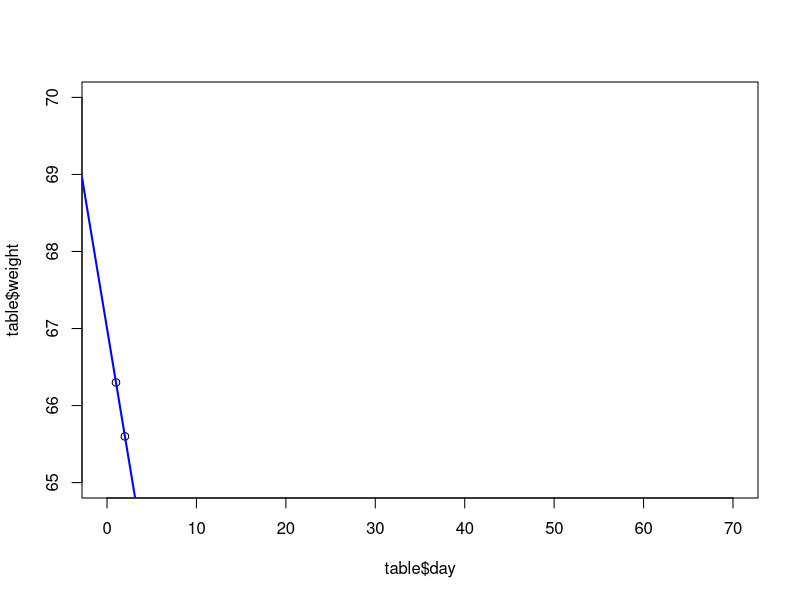
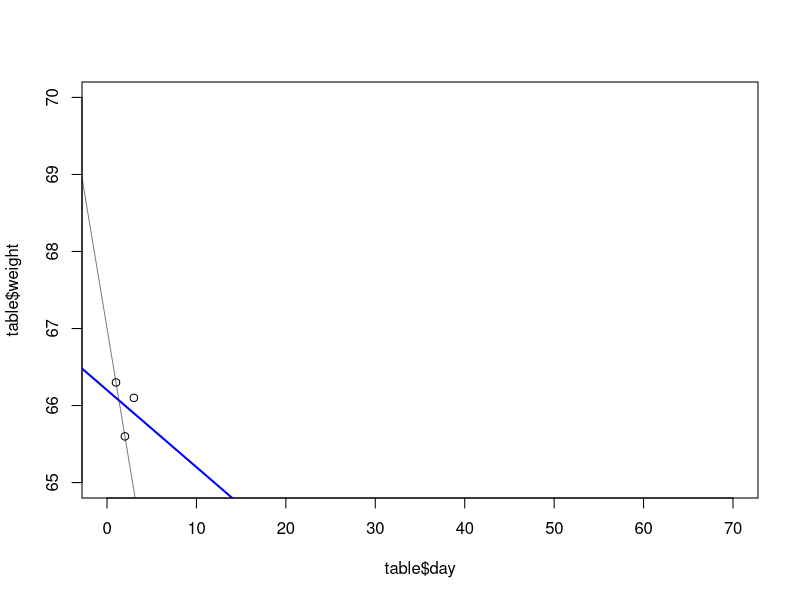
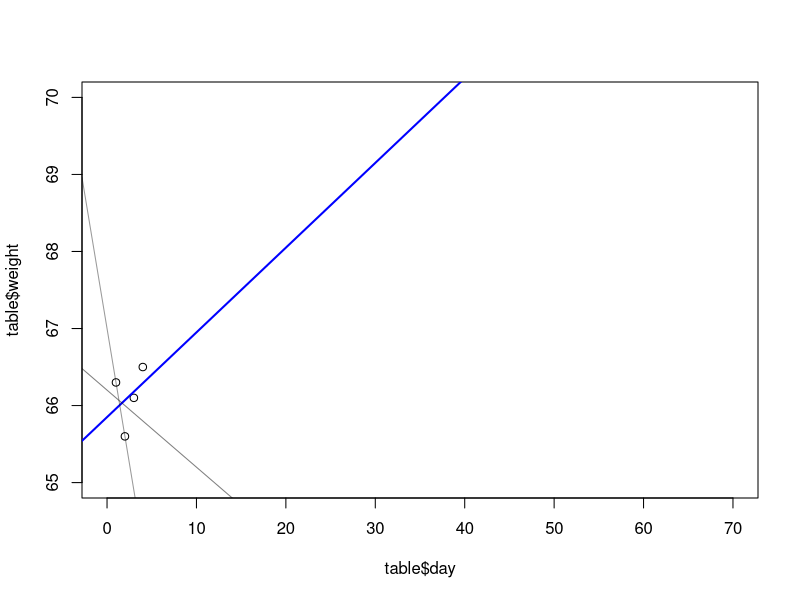
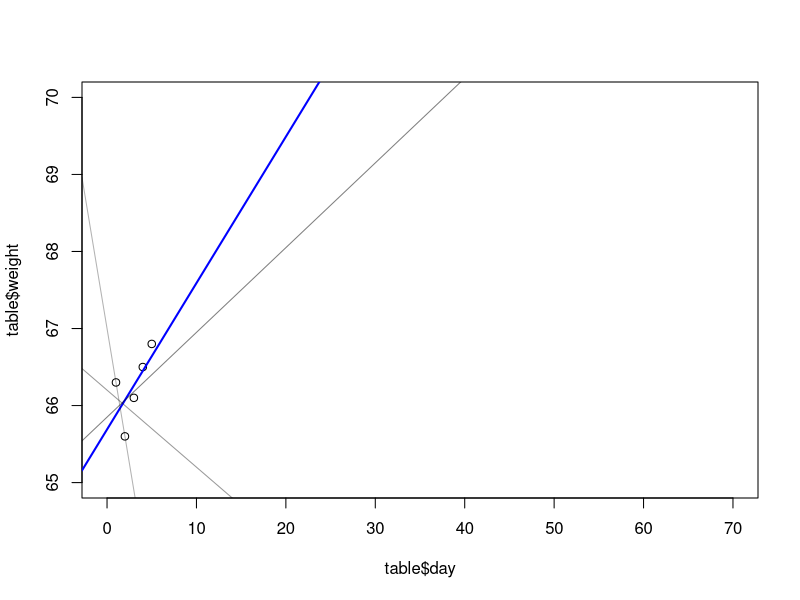
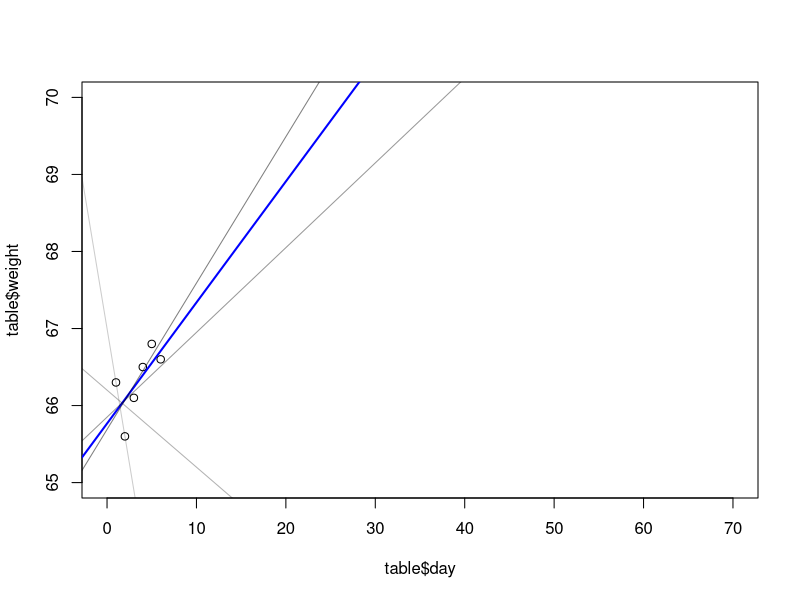
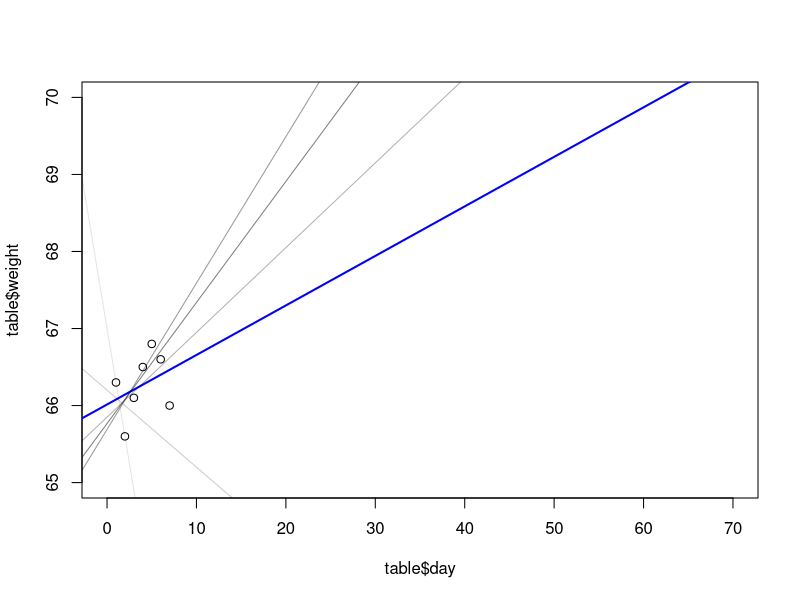
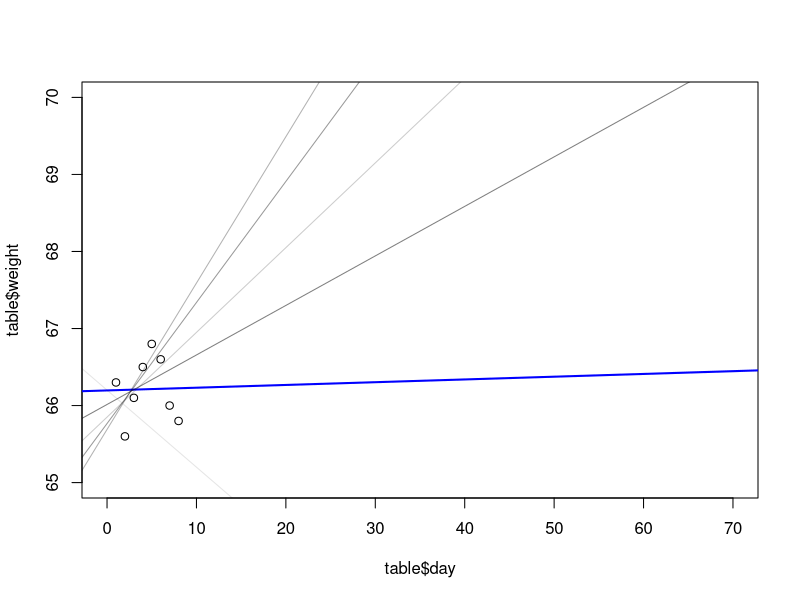
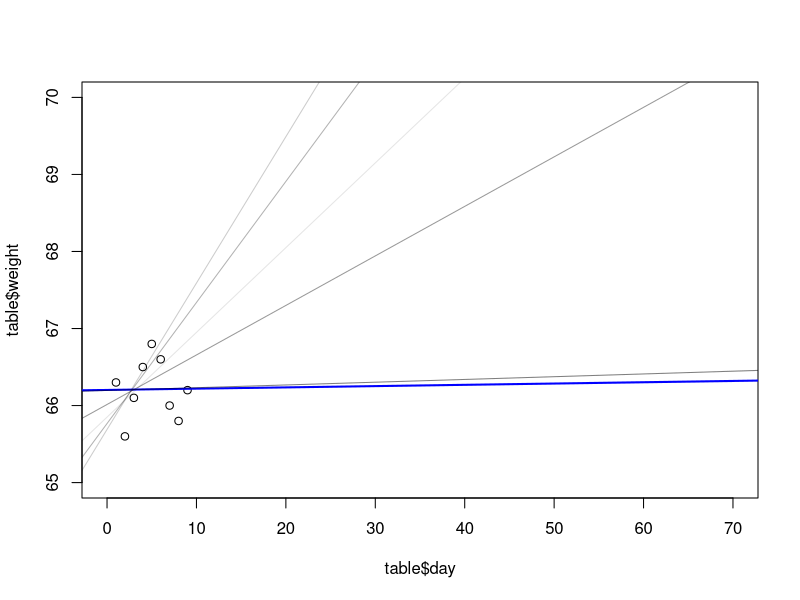

These charts were generated, in order, by the following R code:
getCoefficient = function(weightTable) {
  cor(x   = weightTable$day,
      y   = weightTable$weight,
      use = "complete.obs")
}

printPlotWithRegression = function(table) {
  relation = lm(table$weight ~ table$day)
  
  plot(x    = table$day,
       y    = table$weight,
       xlim = c(0, 70),
       ylim = c(65, 70))
  
  abline(relation, col="blue", lwd=2)
}

addPreviousRegression = function(table, rows) {
  r = rows
  i = 5
  
  while (r > 2 && i > 0) {
    subset = head(table, r - 1)
    relation = lm(subset$weight ~ subset$day)
    abline(relation, col=rgb(0, 0, 0, i * 0.1))
    
    r = r - 1
    i = i - 1
  }
}

weightTable = read.table('Data.csv', header=T, sep=',')

for (rows in c(2:70)) {
  subset = head(weightTable, rows)

  printPlotWithRegression(subset)
  addPreviousRegression(subset, rows)

  Sys.sleep(0.2)
}
